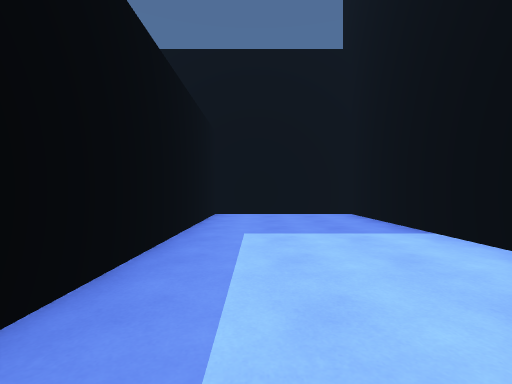
view 1 (above)

16 first-person views from a walk through a 3-D level made in the Unity game engine. The camera is 1.2 m above the floor, looks level and sees 90° across. The floor is counted in squares, 1.44 m on a side. Each view is taken from the middle of a square. On the plan, view 1 faces up. The plan holds only what a view shows up to about 10 squares ahead; the rest is blank. The place goes on beyond the plan. The player character is not drawn.

view 2
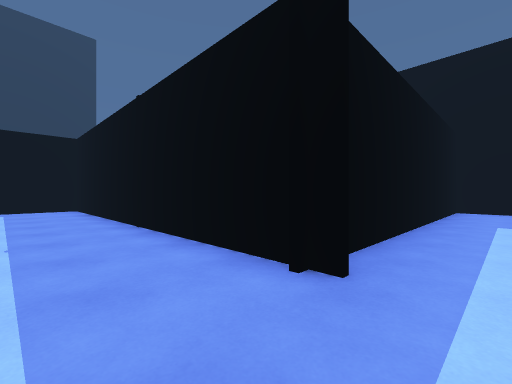

view 3
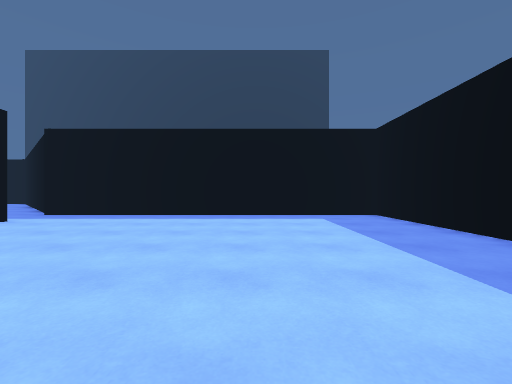

view 4
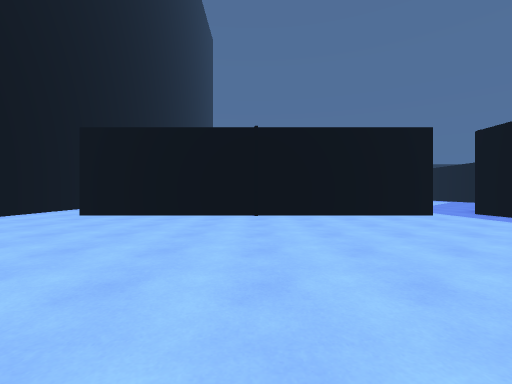

view 5
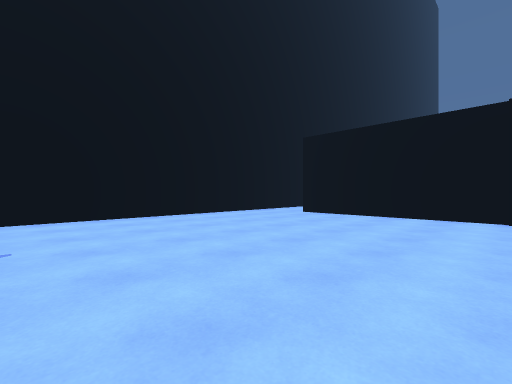

view 6
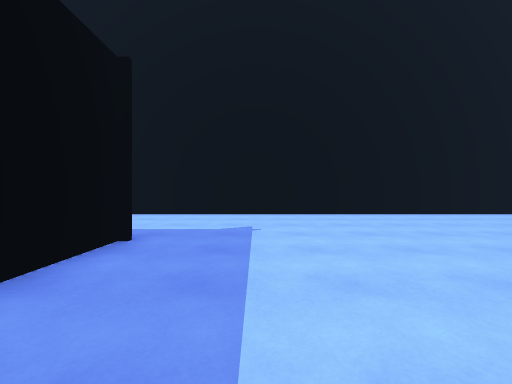

view 7
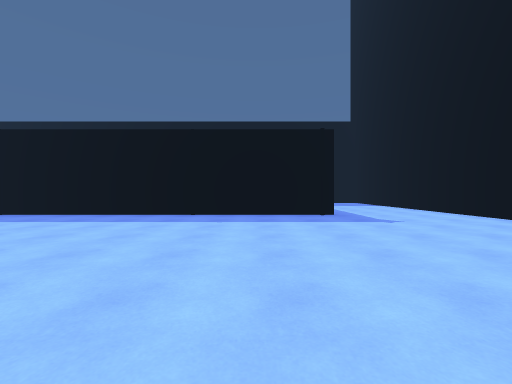

view 8
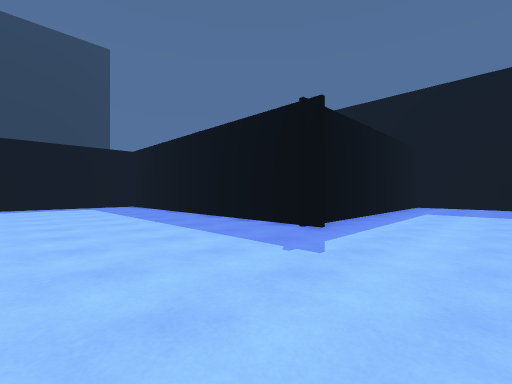

view 9
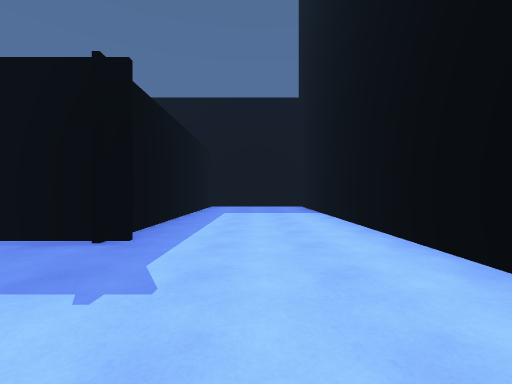

view 10
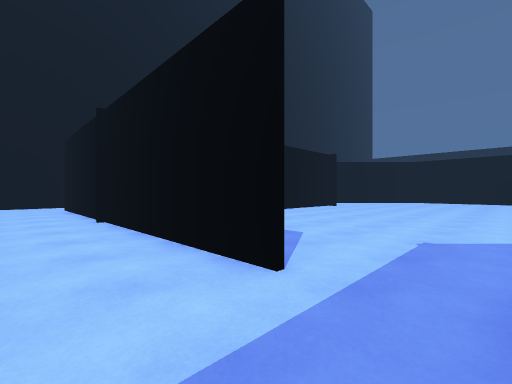

view 11
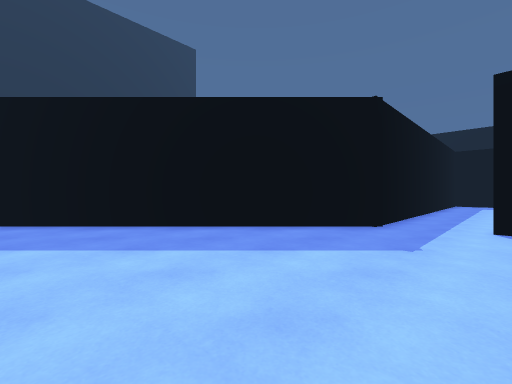

view 12
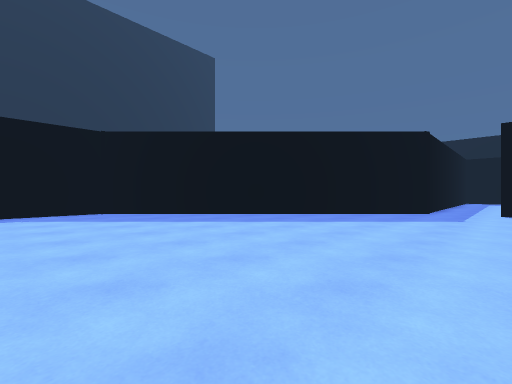

view 13
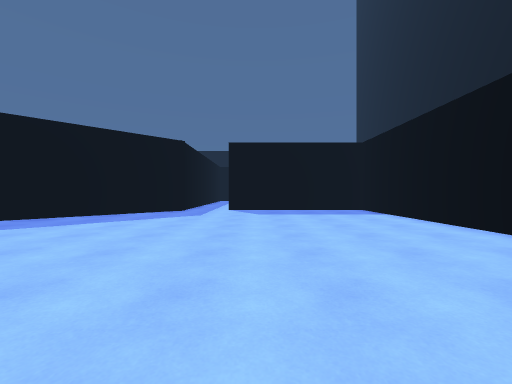

view 14
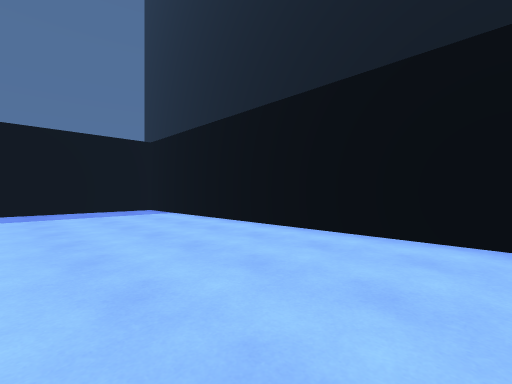

view 15
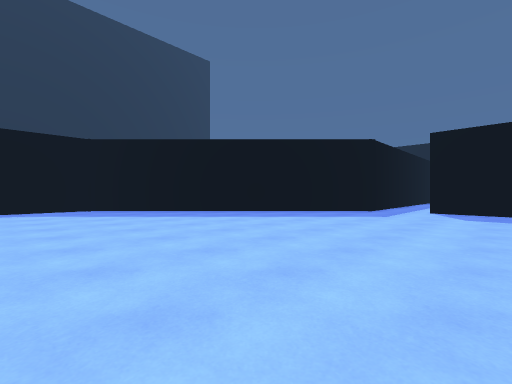

view 16
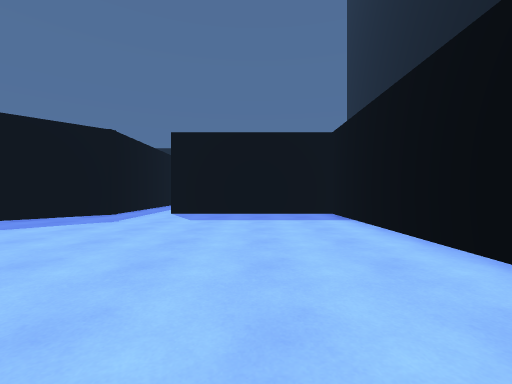

### Floor plan
Points are (right, up) in squares from view 1. A wall is a line through its corners. A room is listed if a view was taken in it or the views show most of it. See-through windows are left out.
Room 1 (views 1, 2, 3, 4, 5, 6, 7, 8, 9, 10)
walls: (-1.1, -0.6) (-13.3, -0.6) (-13.3, -11.5); (3.6, -11.5) (3.6, 9.7) (-1.5, 9.7) (-1.5, 0.1); (-11.4, -12.1) (1.2, -12.1)
ways out: opening at (-12.5, -12) to room 2; opening at (2.5, -12)
Room 2 (views 11, 12, 13, 14, 15, 16)
walls: (-13.3, -11.5) (-13.3, -12.5) (-22, -21.3) (-22, -24); (-5.1, -24) (-5.1, -12.2) (-11.2, -12.2)
ways out: opening at (-12.5, -12) to room 1

Positions as (right, up) in squares from view 1, and headings:
1: (0, 0), facing up
2: (0, -3), facing up-left
3: (-4, -5), facing left
4: (-5, -3), facing down
5: (-5, -3), facing down-right
6: (-6, -3), facing right
7: (-4, -10), facing up
8: (2, -6), facing up-left
9: (1, -5), facing up
10: (-13, -10), facing down-right
11: (-11, -19), facing up-left
12: (-11, -24), facing up-left
13: (-10, -24), facing up
14: (-10, -24), facing up-right
15: (-9, -24), facing up-left
16: (-8, -22), facing up
